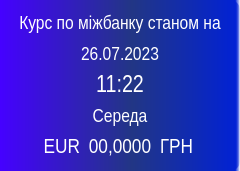
   <widget class="QWidget" name="date_euro_layout" native="true">
    <property name="enabled">
     <bool>false</bool>
    </property>
    <property name="geometry">
     <rect>
      <x>570</x>
      <y>20</y>
      <width>240</width>
      <height>171</height>
     </rect>
    </property>
    <property name="styleSheet">
     <string notr="true">background-color:qlineargradient(spread:pad, x1:0, y1:0, x2:1, y2:0, stop:0 rgba(69, 1, 255, 255), stop:0.55 rgba(34, 54, 133, 255), stop:0.98 rgba(2, 34, 212, 255), stop:1 rgba(0, 0, 0, 0));
border-radius: 10px;</string>
    </property>
    <layout class="QVBoxLayout" name="verticalLayout">
     <item>
      <widget class="QLabel" name="title">
       <property name="font">
        <font>
         <family>Arial Narrow</family>
         <pointsize>14</pointsize>
        </font>
       </property>
       <property name="toolTipDuration">
        <number>18</number>
       </property>
       <property name="styleSheet">
        <string notr="true">QLabel {
	color: white;
background-color: qlineargradient(spread:pad, x1:0, y1:0, x2:1, y2:0, stop:0 rgba(0, 0, 0, 0), stop:1 rgba(255, 255, 255, 0));
}</string>
       </property>
       <property name="text">
        <string>Курс по міжбанку станом на</string>
       </property>
       <property name="alignment">
        <set>Qt::AlignCenter</set>
       </property>
      </widget>
     </item>
     <item>
      <widget class="QLabel" name="date_value">
       <property name="enabled">
        <bool>false</bool>
       </property>
       <property name="font">
        <font>
         <family>Arial Narrow</family>
         <pointsize>14</pointsize>
        </font>
       </property>
       <property name="layoutDirection">
        <enum>Qt::LeftToRight</enum>
       </property>
       <property name="styleSheet">
        <string notr="true">QLabel {
	color: white;
background-color: qlineargradient(spread:pad, x1:0, y1:0, x2:1, y2:0, stop:0 rgba(0, 0, 0, 0), stop:1 rgba(255, 255, 255, 0));
}</string>
       </property>
       <property name="text">
        <string>26.07.2023</string>
       </property>
       <property name="alignment">
        <set>Qt::AlignCenter</set>
       </property>
      </widget>
     </item>
     <item>
      <widget class="QLabel" name="time_label">
       <property name="font">
        <font>
         <family>Arial Narrow</family>
         <pointsize>18</pointsize>
        </font>
       </property>
       <property name="styleSheet">
        <string notr="true">QLabel {
	color: white;
background-color: qlineargradient(spread:pad, x1:0, y1:0, x2:1, y2:0, stop:0 rgba(0, 0, 0, 0), stop:1 rgba(255, 255, 255, 0));
}</string>
       </property>
       <property name="text">
        <string>11:22</string>
       </property>
       <property name="alignment">
        <set>Qt::AlignCenter</set>
       </property>
      </widget>
     </item>
     <item>
      <widget class="QLabel" name="day">
       <property name="font">
        <font>
         <family>Arial Narrow</family>
         <pointsize>14</pointsize>
        </font>
       </property>
       <property name="styleSheet">
        <string notr="true">QLabel {
	color: white;
background-color: qlineargradient(spread:pad, x1:0, y1:0, x2:1, y2:0, stop:0 rgba(0, 0, 0, 0), stop:1 rgba(255, 255, 255, 0));
}</string>
       </property>
       <property name="text">
        <string>Середа</string>
       </property>
       <property name="alignment">
        <set>Qt::AlignCenter</set>
       </property>
      </widget>
     </item>
     <item>
      <layout class="QHBoxLayout" name="euro_layout">
       <item>
        <widget class="QLabel" name="euro_label">
         <property name="font">
          <font>
           <family>Arial Narrow</family>
           <pointsize>16</pointsize>
          </font>
         </property>
         <property name="styleSheet">
          <string notr="true">QLabel {
	color: white;
background-color: qlineargradient(spread:pad, x1:0, y1:0, x2:1, y2:0, stop:0 rgba(0, 0, 0, 0), stop:1 rgba(255, 255, 255, 0));
}</string>
         </property>
         <property name="text">
          <string>EUR</string>
         </property>
         <property name="alignment">
          <set>Qt::AlignRight|Qt::AlignTrailing|Qt::AlignVCenter</set>
         </property>
        </widget>
       </item>
       <item>
        <widget class="QLabel" name="euro_value">
         <property name="font">
          <font>
           <family>Arial Narrow</family>
           <pointsize>16</pointsize>
          </font>
         </property>
         <property name="styleSheet">
          <string notr="true">QLabel {
	color: white;
	background-color: qlineargradient(spread:pad, x1:0, y1:0, x2:1, y2:0, stop:0 rgba(0, 0, 0, 0), stop:1 rgba(255, 255, 255, 0));
}</string>
         </property>
         <property name="text">
          <string>00,0000</string>
         </property>
         <property name="alignment">
          <set>Qt::AlignCenter</set>
         </property>
        </widget>
       </item>
       <item>
        <widget class="QLabel" name="uah_label">
         <property name="font">
          <font>
           <family>Arial Narrow</family>
           <pointsize>16</pointsize>
          </font>
         </property>
         <property name="styleSheet">
          <string notr="true">QLabel {
	color: white;
	background-color: qlineargradient(spread:pad, x1:0, y1:0, x2:1, y2:0, stop:0 rgba(0, 0, 0, 0), stop:1 rgba(255, 255, 255, 0));
}</string>
         </property>
         <property name="text">
          <string>ГРН</string>
         </property>
        </widget>
       </item>
      </layout>
     </item>
    </layout>
   </widget>
